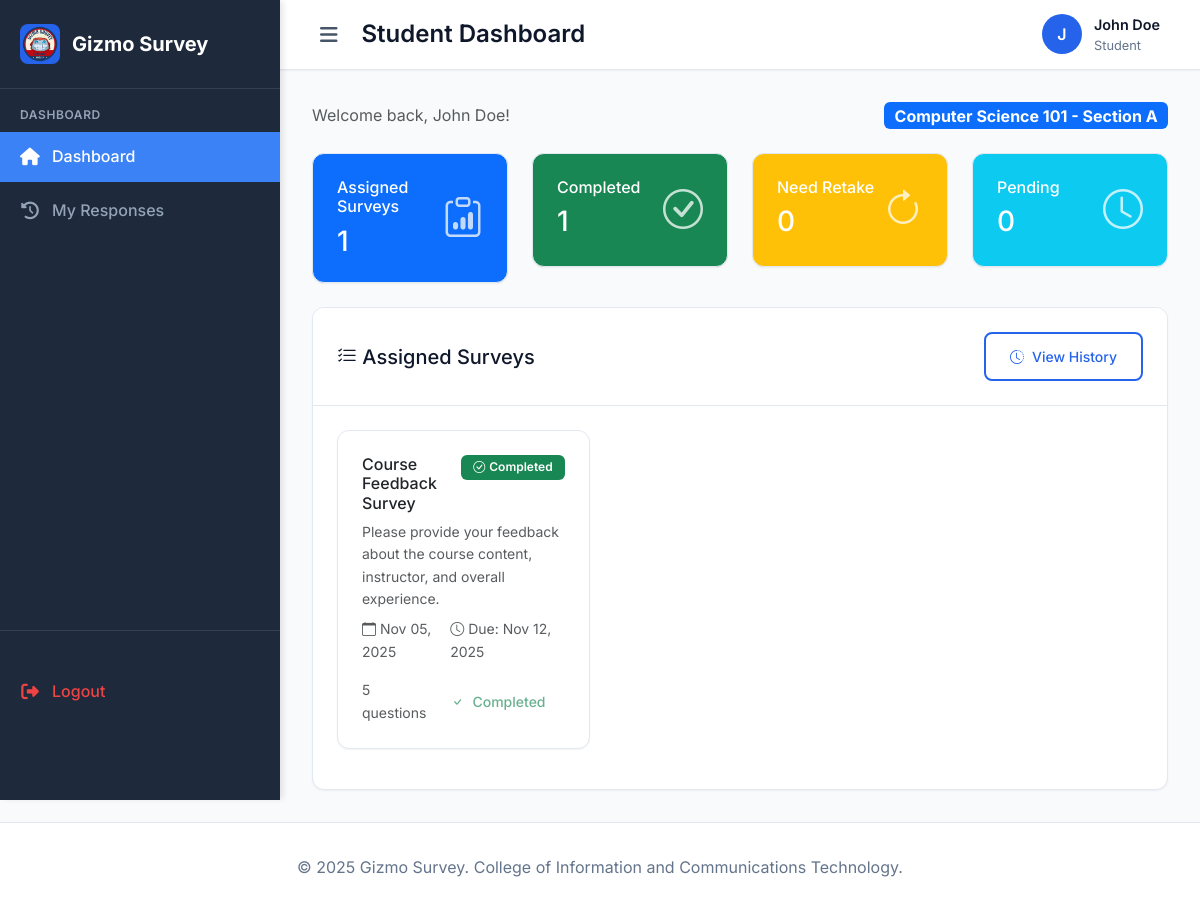
The page /student/ (signed in) on the database as committed earlier.
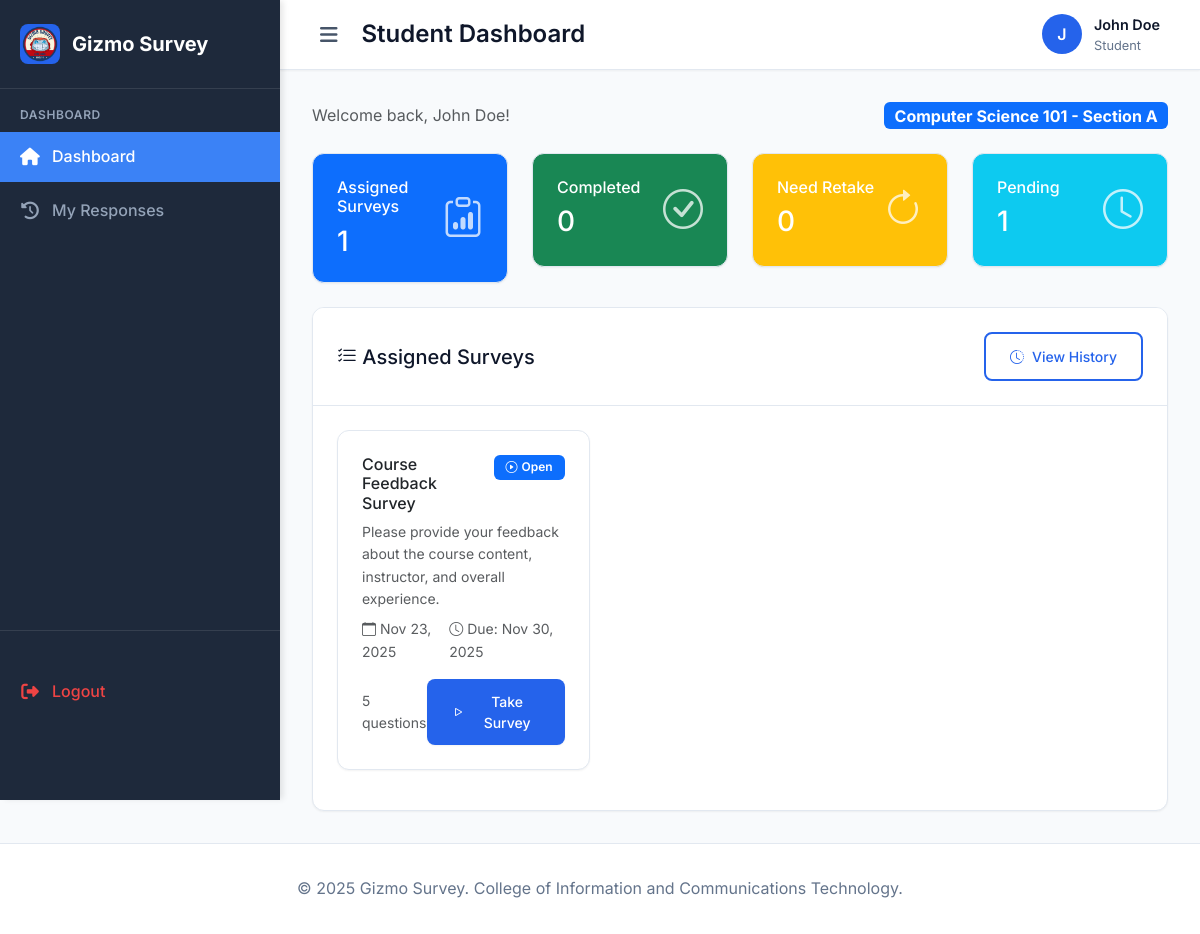
The same page on the database as committed later.
### myapp/models.py (models this page shows, shortened)
class Survey(models.Model):
    title = models.CharField(max_length=200)
    description = models.TextField(blank=True)
    created_by = models.ForeignKey(User, on_delete=models.CASCADE, related_name='created_surveys')
    sections = models.ManyToManyField(Section, related_name='surveys')
    is_active = models.BooleanField(default=True)
    created_at = models.DateTimeField(auto_now_add=True)
    updated_at = models.DateTimeField(auto_now=True)
    due_date = models.DateTimeField(null=True, blank=True)
    version = models.PositiveIntegerField(default=1, help_text="Incremented when survey is edited")
    class Meta:
        ordering = ['-created_at']
    @property
    def is_open(self):
        if not self.is_active:
            return False
        if self.due_date and timezone.now() > self.due_date:
            return False
        return True

### myapp/views.py (the view)
# urls.py: path('student/', views.student_dashboard, name='student_dashboard'),
@login_required
def student_dashboard(request):
    profile = UserProfile.objects.get(user=request.user)
    if profile.role != 'student':
        messages.error(request, 'Access denied. Student access required.')
        return redirect('home')
    if not profile.is_active:
        messages.error(request, 'Your account has been deactivated. Please contact your teacher.')
        return redirect('home')
    assigned_surveys = Survey.objects.filter(
        sections=profile.section
    ).order_by('-created_at')
    completed_surveys = []
    inactive_surveys = []
    for survey in assigned_surveys:
        if not survey.is_active:
            inactive_surveys.append(survey.id)
        latest_response = SurveyResponse.objects.filter(
            survey=survey,
            student=request.user
        ).order_by('-submitted_at').first()
        if latest_response and latest_response.survey_version >= survey.version:
            completed_surveys.append(survey.id)
    surveys_to_retake = []
    expired_surveys = []
    for survey in assigned_surveys:
        if not survey.is_active:
            continue
        is_expired = False
        if survey.due_date and timezone.now() > survey.due_date:
            is_expired = True
            expired_surveys.append(survey.id)
        if not is_expired:
            latest_response = SurveyResponse.objects.filter(
                survey=survey,
                student=request.user
            ).order_by('-submitted_at').first()
            if latest_response and latest_response.survey_version < survey.version:
                surveys_to_retake.append(survey.id)
    active_surveys = assigned_surveys.filter(is_active=True)
    active_pending = active_surveys.count() - len([s for s in completed_surveys if s not in inactive_surveys]) - len(surveys_to_retake) - len(expired_surveys)
    pending_count = max(0, active_pending)
    context = {
        'assigned_surveys': assigned_surveys,
        'completed_surveys': completed_surveys,
        'surveys_to_retake': surveys_to_retake,
        'expired_surveys': expired_surveys,
        'inactive_surveys': inactive_surveys,
        'pending_count': pending_count,
        'profile': profile,
    }
    return render(request, 'myapp/student_dashboard.html', context)

### myapp/templatetags/survey_extras.py (called while the page is built)
@register.filter
def active_questions_count(survey):
    return survey.questions.filter(is_active=True).count()

### myapp/templates/myapp/student_dashboard.html (shortened to what the changed rows need)
{% extends 'myapp/base.html' %}
{% load survey_extras %}
{% block page_title %}Student Dashboard{% endblock %}
{% block content %}
    <div class="row mb-4">
        <div class="col-md-3">
            <div class="card bg-success text-white">
                <div class="card-body">
                    <div class="d-flex justify-content-between">
                        <div>
                            <h6 class="card-title">Completed</h6>
                            <h3 class="mb-0">{{ completed_surveys|length }}</h3>
                        </div>
                    </div>
                </div>
            </div>
        </div>
        <div class="col-md-3">
            <div class="card bg-info text-white">
                <div class="card-body">
                    <div class="d-flex justify-content-between">
                        <div>
                            <h6 class="card-title">Pending</h6>
                            <h3 class="mb-0">{{ pending_count }}</h3>
                        </div>
                    </div>
                </div>
            </div>
        </div>
    </div>
    <div class="row">
        <div class="col-12">
            <div class="card">
                <div class="card-body">
                    {% if assigned_surveys %}
                        <div class="row">
                            {% for survey in assigned_surveys %}
                                <div class="col-md-6 col-lg-4 mb-3">
                                    <div class="card survey-card h-100">
                                        <div class="card-body">
                                            <div class="d-flex justify-content-between align-items-start mb-2">
                                                <h6 class="card-title mb-0">{{ survey.title }}</h6>
                                                {% if survey.id in completed_surveys %}
                                                    <span class="badge bg-success status-badge">
                                                        <i class="bi bi-check-circle"></i> Completed
                                                    </span>
                                                {% elif survey.id in inactive_surveys %}
                                                    <span class="badge bg-secondary status-badge">
                                                        <i class="bi bi-pause-circle"></i> Closed
                                                    </span>
                                                {% elif survey.id in expired_surveys %}
                                                    <span class="badge bg-danger status-badge">
                                                        <i class="bi bi-exclamation-triangle"></i> Expired
                                                    </span>
                                                {% elif survey.id in surveys_to_retake %}
                                                    <span class="badge bg-warning status-badge">
                                                        <i class="bi bi-arrow-clockwise"></i> Needs Retake
                                                    </span>
                                                {% elif survey.is_open %}
                                                    <span class="badge bg-primary status-badge">
                                                        <i class="bi bi-play-circle"></i> Open
                                                    </span>
                                                {% else %}
                                                    <span class="badge bg-secondary status-badge">
                                                        <i class="bi bi-pause-circle"></i> Closed
                                                    </span>
                                                {% endif %}
                                            </div>
                                            {% if survey.description %}
                                                <p class="card-text text-muted small mb-2">
                                                    {{ survey.description|truncatewords:15 }}
                                                </p>
                                            {% endif %}
                                            <div class="small text-muted mb-3">
                                                <div class="d-flex justify-content-between">
                                                    <span>
                                                        <i class="bi bi-calendar"></i>
                                                        {{ survey.created_at|date:"M d, Y" }}
                                                    </span>
                                                    {% if survey.due_date %}
                                                        <span>
                                                            <i class="bi bi-clock"></i>
                                                            Due: {{ survey.due_date|date:"M d, Y" }}
                                                        </span>
                                                    {% endif %}
                                                </div>
                                            </div>
                                            <div class="d-flex justify-content-between align-items-center">
                                                <small class="text-muted">
                                                    {{ survey|active_questions_count }} question{{ survey|active_questions_count|pluralize }}
                                                </small>
                                                {% if survey.id in completed_surveys %}
                                                    <button class="btn btn-outline-success btn-sm" disabled>
                                                        <i class="bi bi-check"></i> Completed
                                                    </button>
                                                {% elif survey.id in inactive_surveys %}
                                                    <button class="btn btn-outline-secondary btn-sm" disabled>
                                                        <i class="bi bi-pause"></i> Closed
                                                    </button>
                                                {% elif survey.id in expired_surveys %}
                                                    <button class="btn btn-outline-danger btn-sm" disabled>
                                                        <i class="bi bi-exclamation-triangle"></i> Expired
                                                    </button>
                                                {% elif survey.id in surveys_to_retake %}
                                                    <a href="{% url 'take_survey' survey.id %}" class="btn btn-warning btn-sm">
                                                        <i class="bi bi-arrow-clockwise"></i> Retake Survey
                                                    </a>
                                                {% elif survey.is_open %}
                                                    <a href="{% url 'take_survey' survey.id %}" class="btn btn-primary btn-sm">
                                                        <i class="bi bi-play"></i> Take Survey
                                                    </a>
                                                {% else %}
                                                    <button class="btn btn-outline-secondary btn-sm" disabled>
                                                        <i class="bi bi-pause"></i> Closed
                                                    </button>
                                                {% endif %}
                                            </div>
                                        </div>
                                    </div>
                                </div>
                            {% endfor %}
                        </div>
                    {% else %}
                        <div class="text-center py-5">
                            <i class="bi bi-clipboard-x display-1 text-muted"></i>
                            <h5 class="text-muted mt-3">No surveys assigned</h5>
                            <p class="text-muted">You don't have any surveys assigned to your section yet.</p>
                        </div>
                    {% endif %}
                </div>
            </div>
        </div>
    </div>
{% endblock %}

Rows that differ between the two databases and show on the page:
changed Survey "Course Feedback Survey": created_at "Nov 05, 2025" → "Nov 23, 2025"; due_date "Nov 12, 2025" → "Nov 30, 2025"; now shows "Open Take Survey"; no longer shows "Completed Completed"
Other text that changed with them:
{{ completed_surveys|length }}: "1" → "0"
{{ pending_count }}: "0" → "1"
